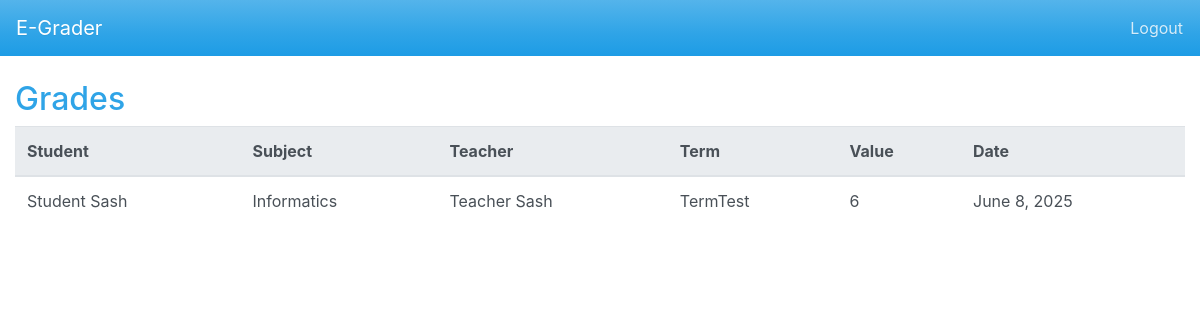
The page /grades/ (signed in) on the database as committed earlier.
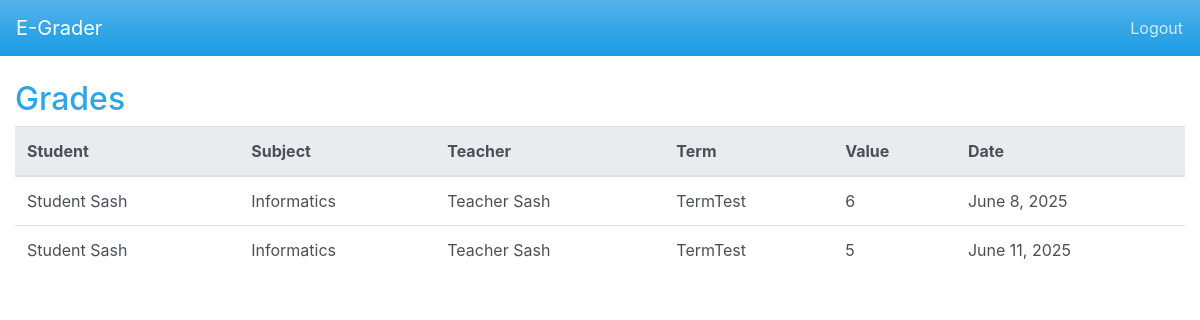
The same page on the database as committed later.
### core/models.py (models this page shows, shortened)
class Grade(models.Model):
    student = models.ForeignKey(Student, on_delete=models.CASCADE)
    subject = models.ForeignKey(Subject, on_delete=models.CASCADE)
    teacher = models.ForeignKey(Teacher, on_delete=models.CASCADE)
    term = models.ForeignKey(ProgramTerm, on_delete=models.CASCADE)
    value = models.PositiveSmallIntegerField()
    date = models.DateField(auto_now_add=True)

class Student(models.Model):
    user = models.OneToOneField(User, on_delete=models.CASCADE)
    school = models.ForeignKey(School, on_delete=models.CASCADE)
    class_year = models.ForeignKey(ClassYear, on_delete=models.SET_NULL, null=True, blank=True)

class User(AbstractUser):
    role = models.CharField(max_length=20, choices=ROLE_CHOICES)

class Subject(models.Model):
    name = models.CharField(max_length=100)

class Teacher(models.Model):
    user = models.OneToOneField(User, on_delete=models.CASCADE)
    school = models.ForeignKey(School, on_delete=models.CASCADE)
    subjects = models.ManyToManyField(Subject, related_name='teachers')

class ProgramTerm(models.Model):
    school = models.ForeignKey(School, on_delete=models.CASCADE, related_name='terms')
    name = models.CharField(max_length=100)
    start_date = models.DateField()
    end_date = models.DateField()
    subjects = models.ManyToManyField(Subject, related_name='terms')

### core/views.py (the view)
# urls.py: path('grades/', GradeListView.as_view(), name='grade_list'),
@method_decorator(login_required, name='dispatch')
class GradeListView(ListView):
    model = Grade
    template_name = 'grades/grade_list.html'
    context_object_name = 'grades'
    def get_queryset(self):
        qs = super().get_queryset()
        if self.request.user.role == 'teacher':
            return qs.filter(teacher__user=self.request.user)
        if self.request.user.role == 'parent':
            return qs.filter(student__parents__user=self.request.user)
        if self.request.user.role == 'student':
            return qs.filter(student__user=self.request.user)
        return qs  # director/admin see all

### templates/grades/grade_list.html (shortened to what this page needs)
{% extends 'base.html' %}
{% block content %}
<h2>Grades</h2>
<div class="table-responsive">
  <table class="table table-hover">
    <thead class="thead-light">
      <tr>
        <th>Student</th>
        <th>Subject</th>
        <th>Teacher</th>
        <th>Term</th>
        <th>Value</th>
        <th>Date</th>
      </tr>
    </thead>
    <tbody>
      {% for grade in grades %}
      <tr>
        <td>{{ grade.student.user.get_full_name }}</td>
        <td>{{ grade.subject.name }}</td>
        <td>{{ grade.teacher.user.get_full_name }}</td>
        <td>{{ grade.term.name }}</td>
        <td>{{ grade.value }}</td>
        <td>{{ grade.date }}</td>
      </tr>
      {% endfor %}
    </tbody>
  </table>
</div>
{% endblock %}

Rows that differ between the two databases and show on the page:
added Grade: student.user.get_full_name "Student Sash", subject.name "Informatics", teacher.user.get_full_name "Teacher Sash", term.name "TermTest", value "5", date "June 11, 2025"
